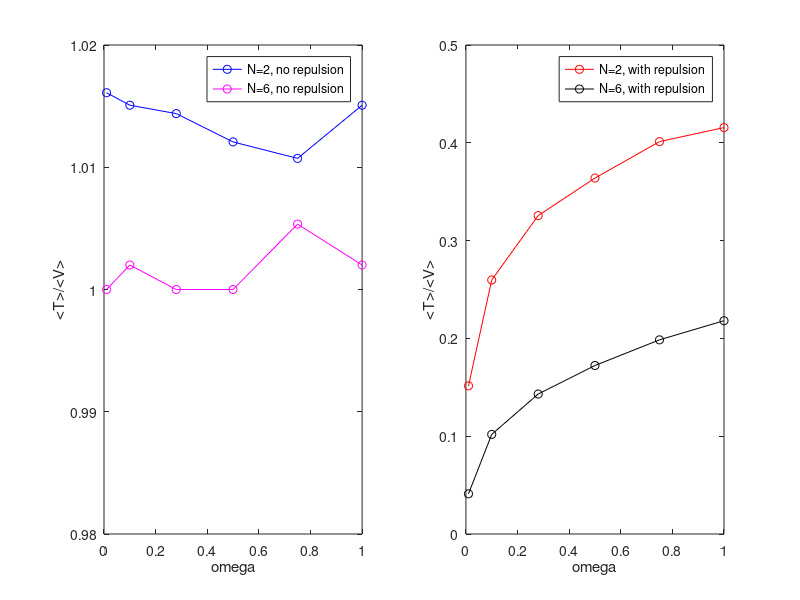

MATLAB code for this plot:
omega = [0.01 0.1 0.28 0.5 0.75 1];

V2rep = [6.43e-2 3.5e-1 7.71e-1  1.22 1.67 2.12];
T2rep = [9.74e-3 9.09e-2  2.51e-1 4.44e-1  6.70e-1 8.81e-1];

V2norep = [9.94e-3   9.95e-2   2.78e-1 4.97e-1 7.46e-1 9.95e-1];
T2norep = [ 1.01e-2  1.01e-1   2.82e-1   5.03e-1 7.54e-1 1.01];

V6rep = [6.71e-1 3.24 6.68 10.1 13.5 16.6];
T6rep = [ 2.76e-2 3.30e-1 9.56e-1 1.74 2.68 3.62];

V6norep = [5.00e-2 4.99e-1  1.40 2.50 3.74 4.99];
T6norep = [5.00e-2 5.00e-1 1.40 2.50 3.76 5.00];



subplot(1,2,1)
plot(omega,T2norep./V2norep,'bo-', omega, T6norep./V6norep,'mo-');
legend('N=2, no repulsion', 'N=6, no repulsion')
xlabel('omega')
ylabel('<T>/<V>')
axis([0,1,0.98,1.02])

subplot(1,2,2)
plot(omega, T2rep./V2rep, 'ro-', omega, T6rep./V6rep,'ko-');
legend('N=2, with repulsion', 'N=6, with repulsion')
xlabel('omega')
ylabel('<T>/<V>')
